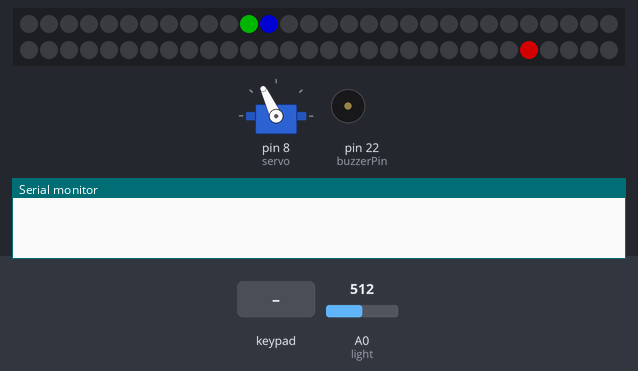
The sketch below on a simulated Arduino Mega 2560, built with avr-gcc and run on an emulated ATmega2560. Parts: servo, 60 RGB LEDs in strip order, left to right, continuing on the next row, buzzer (waves = sounding, pin HIGH), the last lines printed to the serial monitor. Inputs (shaded band) come from the test bench; at power-on: A0 (light) = 512. Dim RGB values are drawn brighter than linear; the local clock reads 2024-03-15 10:24:30 at power-on unless the sketch sets it.

Above: at 1.2 s.
1.3 s: A0 (light) set to 0
2.8 s: keypad keys 4 9 4 8 4 7 4 6 A pressed 0.4 s apart
At 7.2 s:
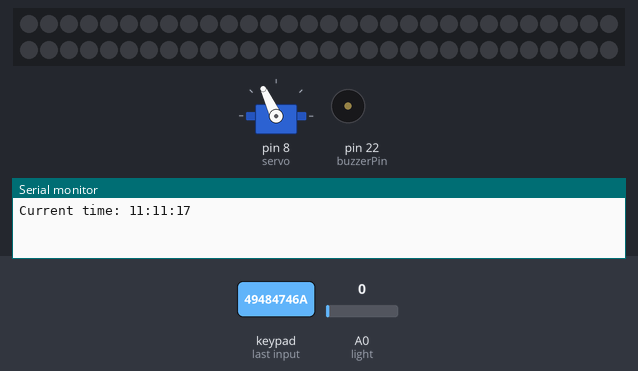
7.9 s: A0 (light) set to 122
9.5 s: key 'B' pressed
At 9.56 s:
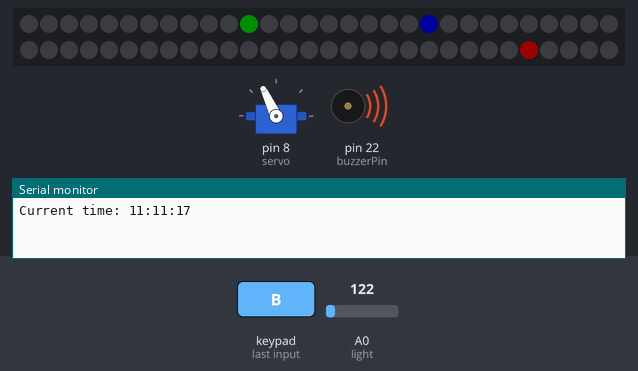
11.0 s: key '1' pressed
At 12.8 s:
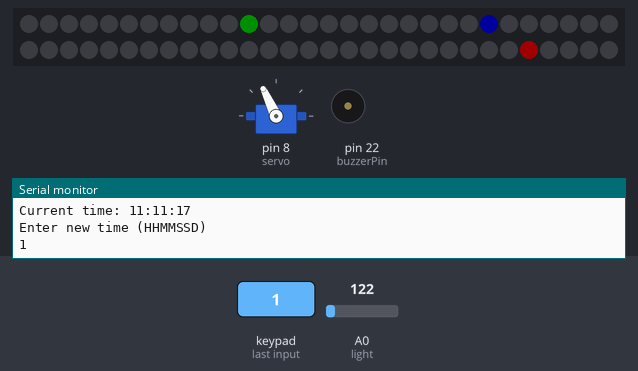
13.5 s: keypad keys 4 9 4 8 4 7 4 6 # pressed 0.4 s apart
At 13.56 s:
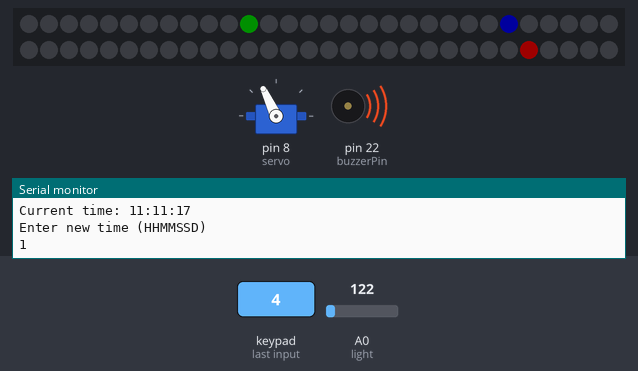
Timing chart, 0 to 18.3 s (numbered marks = the images above; inputs shaded):
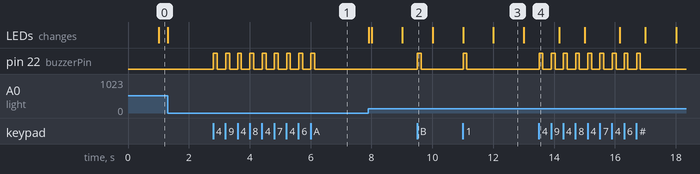

Measured:
- after the input at 2.8 s, pin 22 (buzzerPin): alternates HIGH for 0.13 s and LOW for 0.28 s, 18 changes in all, then stays LOW, starting at once
- after the input at 9.5 s, pin 22 (buzzerPin): LOW → HIGH at once, → LOW 0.13 s later
- after the input at 11.0 s, pin 22 (buzzerPin): LOW → HIGH at once, → LOW 0.13 s later
- after the input at 13.5 s, pin 22 (buzzerPin): alternates HIGH for 0.13 s and LOW for 0.28 s, 18 changes in all, then stays LOW, starting at once

The sketch:

final.ino
```cpp
#include <Keypad.h>
#include <virtuabotixRTC.h>
#include <Servo.h>
#include <FastLED.h>
#define LED_TYPE    WS2811
#define NUM_LEDS 60
#define DATA_PIN 3
#define CLOCK_PIN 13

int angle = 0;
int buzzerPin = 22;
int ledPower = 3;
int light_density = 0;
int light_value = 0;
int num = 0;
bool clockSettingMode = false; // Flag to indicate if clock setting mode is active
String newTime = ""; // Stores the new time input
// Define the keypad layout
const byte ROWS = 4; // Four rows
const byte COLS = 4; // Four columns
char keys[ROWS][COLS] = {
  {'1','2','3','A'},
  {'4','5','6','B'},
  {'7','8','9','C'},
  {'*','0','#','D'}
};


byte rowPins[ROWS] = {49, 48, 47, 46}; //connect to the row pinouts of the keypad
byte colPins[COLS] = {45, 44, 43, 42}; //connect to the column pinouts of the keypad

//Create an object of keypad
Keypad keypad = Keypad( makeKeymap(keys), rowPins, colPins, ROWS, COLS );

// Define the clock module
virtuabotixRTC myRTC(10, 11, 12); // RTC object with CLK, DAT, and RST pins

//Create an object of servo
Servo servo;

CRGB leds[NUM_LEDS];


void setup() {
  Serial.begin(9600);
  servo.attach(8);
  servo.write(angle);
  myRTC.setDS1302Time(11, 11, 11, 2, 2, 1, 2023); // Set initial time and date (HH, MM, SS, DD, MM, YY, YYYY)
  pinMode(buzzerPin,OUTPUT);
  pinMode(ledPower,OUTPUT);
  FastLED.addLeds<NEOPIXEL, DATA_PIN>(leds, NUM_LEDS);
}

void loop() {
  brightness();
  myRTC.updateTime();
  day_display();

  led_strip();
  //clock();//causes flickering across board, for debugging purpose only

  //hourly chime function, changing it's location may cause unwanted beeping
  if ((myRTC.minutes == 0) && (myRTC.seconds == 0)){
    myRTC.updateTime();
    delay(1000);
    digitalWrite(buzzerPin,HIGH);
    delay(125);
    digitalWrite(buzzerPin,LOW);
    delay(125);
    digitalWrite(buzzerPin,HIGH);
    delay(125);
    digitalWrite(buzzerPin,LOW);
  }

  char key = keypad.getKey(); // Check if a key is pressed
  if (key) {
  buzzer();
  if (!clockSettingMode && key == 'A') {
      // Read the current time from the clock module
      myRTC.updateTime();

      // Print the current time
      Serial.print("Current time: ");
      Serial.print(myRTC.hours);
      Serial.print(":");
      Serial.print(myRTC.minutes);
      Serial.print(":");
      Serial.println(myRTC.seconds);

    } else if (!clockSettingMode && key == 'B') {
      // Enter clock setting mode
      clockSettingMode = true;
      newTime = ""; // Clear the new time input
      Serial.println("Enter new time (HHMMSSD)");
    } else if (!clockSettingMode && key == 'C') {
      // Change to different time zones
      //changeTimeZone();
    } else if (clockSettingMode) {
      // Handle clock setting mode
      if (key == 'B') {
        if (newTime.length() == 0) {
          // Exit clock setting mode if no new time is entered
          clockSettingMode = false;
          Serial.println("Clock setting mode exited without updating time");
        } else if (newTime.length() == 7) {
          // Exit clock setting mode and set the new time
          clockSettingMode = false;

          // Extract the day of week,bhours, minutes, and seconds from the input
          int newHours = newTime.substring(0, 2).toInt();
          int newMinutes = newTime.substring(2, 4).toInt();
          int newSeconds = newTime.substring(4, 6).toInt();
          int newDayofweek = newTime.substring(6,7).toInt();

          // Set the new time on the clock module
          myRTC.setDS1302Time(newSeconds, newMinutes, newHours, newDayofweek,myRTC.dayofmonth, myRTC.month, myRTC.year);

          // Print the updated time
          Serial.print("Updated time: ");
          Serial.print(newHours);
          Serial.print(":");
          Serial.print(newMinutes);
          Serial.print(":");
          Serial.println(newSeconds);
          Serial.println(":");
          Serial.println(newDayofweek);
          Serial.println(":");

        } else {
          // Invalid time input
          Serial.println("Invalid time input");
        }

        newTime = ""; // Clear the new time input
      } else {
        // Append the entered key to the new time input
        newTime += key;
        Serial.print(key);
      }
    }
  }
}


void brightness(){
  light_density = analogRead(A0);//reading from light sensor
  light_value = map(light_density,0,1023,0,255);//analog to pwm conversion

  //auto brightness
  if (light_density <150){
    FastLED.setBrightness(light_value);
  }
  else if ((light_density >400) && (light_value <600)){
    FastLED.setBrightness(light_value);
  }
  else if ((light_density >600) && (light_value <800)){
    FastLED.setBrightness(light_value);
  }
  else if (light_density >800){
    FastLED.setBrightness(light_value);
  }
}

void buzzer(){
  myRTC.updateTime();
  digitalWrite(buzzerPin,HIGH);
  delay(125);
  digitalWrite(buzzerPin,LOW);
  delay(125);
  FastLED.clear();
}

void day_display(){

  if (myRTC.dayofweek == 7){
    servo.write(0);
  }
  if (myRTC.dayofweek == 6){
    servo.write(12);
  }
  if (myRTC.dayofweek == 5){
    servo.write(37);
  }
  if (myRTC.dayofweek == 4){
    servo.write(65);
  }
  if (myRTC.dayofweek == 3){
    servo.write(90);
  }
  if (myRTC.dayofweek == 2){
    servo.write(115);
  }
  if (myRTC.dayofweek == 1){
    servo.write(140);
  }

}

void clock(){ //for debugging only
  int hour = myRTC.hours;
  int minute = myRTC.minutes;
  int second = myRTC.seconds;
  Serial.print("Hour: ");
  Serial.print(hour);
  Serial.print(" Minute: ");
  Serial.print(minute);
  Serial.print(" Second: ");
  Serial.println(second);
}

void led_strip(){
  //myRTC.updateTime();
  int hour = myRTC.hours;
  int minute = myRTC.minutes;
  int second = myRTC.seconds;
  for (int i = 0; i < NUM_LEDS; i++) {
    leds[i] = CRGB::Black;
  }

  // Set the LED color based on the current time
  if (second < NUM_LEDS) {
    leds[second] = CRGB::Blue;
  }

  if (minute < NUM_LEDS) {
    leds[minute] = CRGB::Green;
  }

  if (hour < NUM_LEDS) {
    leds[(hour*5)%60] = CRGB::Red;
  }

  // Display the LEDs
  FastLED.show();

}
```
